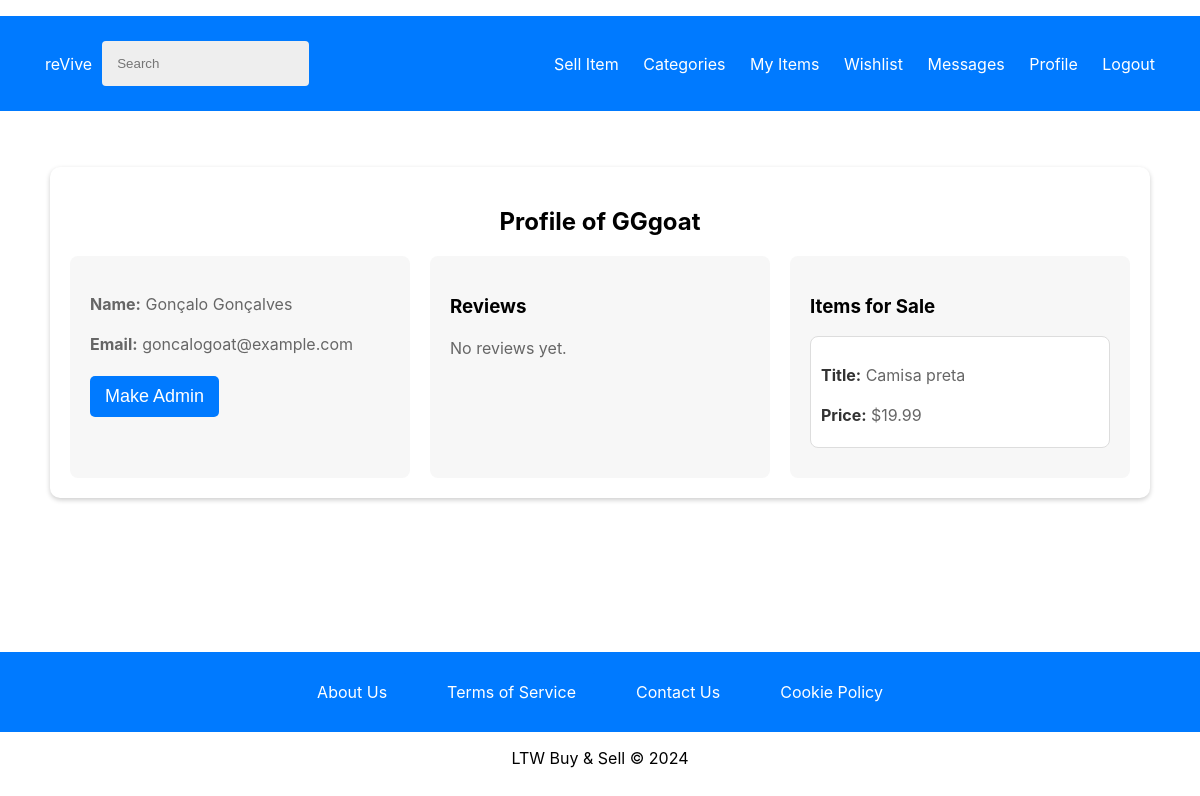
The app's page /pages/user_profile.php?user_id=1 (signed in) with its own data.
### tables this page shows
CREATE TABLE users (
    user_id INTEGER PRIMARY KEY AUTOINCREMENT,
    name TEXT NOT NULL,
    username TEXT NOT NULL UNIQUE,
    password TEXT NOT NULL,
    email TEXT NOT NULL UNIQUE,
    is_admin BOOLEAN NOT NULL DEFAULT 0
, street TEXT, door TEXT, city TEXT, state TEXT, postalCode TEXT);

CREATE TABLE items (
    item_id INTEGER PRIMARY KEY AUTOINCREMENT,
    user_id INTEGER NOT NULL,
    category_id INTEGER NOT NULL,
    title TEXT NOT NULL,
    description TEXT NOT NULL,
    city TEXT NOT NULL,
    price REAL NOT NULL,
    image_path TEXT, sold_date DATETIME,
    FOREIGN KEY (user_id) REFERENCES users(user_id),
    FOREIGN KEY (category_id) REFERENCES categories(category_id)
);

### database/users.class.php (called while the page is built, shortened)
<?php
class Users {
    public function __construct(int $id, string $name, string $username, string $email, bool $is_admin, ?string $street = null, ?string $door = null, ?string $city = null, ?string $state = null, ?string $postalCode = null) {
        $this->name = $name;
        $this->username = $username;
        $this->email = $email;
        $this->is_admin = $is_admin;
    }
    public static function getUser(PDO $db, int $id): ?Users {
        $stmt = $db->prepare('SELECT user_id, name, username, email, is_admin, street, door, city, state, postalCode FROM users WHERE user_id = ?');
        $stmt->execute([$id]);
        $user = $stmt->fetch(PDO::FETCH_ASSOC);
        if ($user) {
            return new Users(
                $user['user_id'],
                $user['name'],
                $user['username'],
                $user['email'],
                (bool) $user['is_admin'],
                $user['street'],
                $user['door'],
                $user['city'],
                $user['state'],
                $user['postalCode']
            );
        } else {
            return null;
        }
    }
}
?>

### database/reviews.class.php (called while the page is built, shortened)
<?php
class Reviews {
    public static function getReviewsByUser(PDO $db, int $userId): array {
        $stmt = $db->prepare("
            SELECT items.title, reviews.rating, reviews.comment, reviews.review_date
            FROM reviews
            JOIN items ON reviews.item_id = items.item_id
            WHERE items.user_id = ?
        ");
        $stmt->execute([$userId]);
        return $stmt->fetchAll(PDO::FETCH_ASSOC);
    }
}

### database/items.class.php (called while the page is built, shortened)
<?php
class Item {
    public function __construct(array $data = []) {
        $this->title = $data['title'] ?? '';
        $this->price = isset($data['price']) ? (float)$data['price'] : 0.0;
    }
    public static function getItemsByUser(PDO $db, int $user_id): array {
        $stmt = $db->prepare('SELECT * FROM items WHERE user_id = ?');
        $stmt->execute([$user_id]);
        $items = [];
        while ($row = $stmt->fetch(PDO::FETCH_ASSOC)) {
            $items[] = new Item($row);
        }
        return $items;
    }
}
?>

### pages/user_profile.php (the view, shortened to what this page needs)
<?php
require_once(__DIR__ . '/../utils/session.php');
require_once(__DIR__ . '/../database/connection.db.php');
require_once(__DIR__ . '/../database/users.class.php');
require_once(__DIR__ . '/../database/reviews.class.php');
require_once(__DIR__ . '/../database/items.class.php');
require_once(__DIR__ . '/../templates/common.php');
$db = getDatabaseConnection();
$user_id = intval($_GET['user_id']);
$user = Users::getUser($db, $user_id);
$reviews = Reviews::getReviewsByUser($db, $user_id);
$soldItems = Item::getItemsByUser($db, $user_id);
$loggedUser_id = $_SESSION['user_id'];
$loggedUser = Users::getUser($db, $loggedUser_id);
?>
<link rel="stylesheet" type="text/css" href="../styles/user_profile.css">
<div class="profile-container">
    <div class="profile-header">
        <h2>Profile of <?php echo htmlspecialchars($user->username); ?></h2>
    </div>
    <div class="profile-content">
        <div class="profile-details">
            <p><strong>Name:</strong> <?php echo htmlspecialchars($user->name); ?></p>
            <p><strong>Email:</strong> <?php echo htmlspecialchars($user->email); ?></p>
            <?php if ($loggedUser->is_admin && !$user->is_admin && $user_id != $loggedUser_id): ?>
                <form action="../actions/action_make_admin.php" method="POST">
                    <button type="submit">Make Admin</button>
                </form>
            <?php endif; ?>
        </div>
        <div class="user-reviews">
            <h3>Reviews</h3>
            <?php if (count($reviews) > 0): ?>
                <ul>
                    <?php foreach ($reviews as $review): ?>
                        <li>
                            <p><strong>Rating:</strong> <?php echo htmlspecialchars($review['rating']); ?>/5</p>
                            <p><strong>Comment:</strong> <?php echo htmlspecialchars($review['comment']); ?></p>
                            <p><strong>Date:</strong> <?php echo htmlspecialchars($review['review_date']); ?></p>
                        </li>
                    <?php endforeach; ?>
                </ul>
            <?php else: ?>
                <p>No reviews yet.</p>
            <?php endif; ?>
        </div>
        <div class="sold-items">
            <h3>Items for Sale</h3>
            <?php if (count($soldItems) > 0): ?>
                <ul>
                    <?php foreach ($soldItems as $item): ?>
                        <li>
                            <p><strong>Title:</strong> <?php echo htmlspecialchars($item->title); ?></p>
                            <p><strong>Price:</strong> $<?php echo htmlspecialchars(number_format($item->price, 2)); ?></p>
                        </li>
                    <?php endforeach; ?>
                </ul>
            <?php else: ?>
                <p>No items sold yet.</p>
            <?php endif; ?>
        </div>
    </div>
</div>

### styles/register.css (style rules this page uses)
body, html { height: 100%; margin: 0; font-family: -apple-system, BlinkMacSystemFont, "Segoe UI", Roboto, "Helvetica Neue", Arial, sans-serif; }

### styles/mainPage.css (style rules this page uses)
html, body { height: 100%; margin: 0; padding: 0; display: flex; flex-direction: column; font-family: -apple-system, BlinkMacSystemFont, "Segoe UI", Roboto, "Helvetica Neue", Arial, sans-serif; }
body { min-height: 100vh; display: flex; flex-direction: column; }

### styles/login.css (style rules this page uses)
body, html { height: 100%; margin: 0; font-family: -apple-system, BlinkMacSystemFont, "Segoe UI", Roboto, "Helvetica Neue", Arial, sans-serif; }

### styles/user_profile.css (style rules this page uses)
.profile-container { max-width: 1200px; margin: 40px auto; padding: 20px; background: #fff; box-shadow: 0 2px 5px rgba(0,0,0,0.2); border-radius: 10px; }
.profile-header { text-align: center; margin-bottom: 20px; }
.profile-content { display: flex; justify-content: space-between; gap: 20px; flex-wrap: wrap; }
.profile-details, .user-reviews, .sold-items { background: #f7f7f7; padding: 20px; border-radius: 8px; flex: 1; min-width: 300px; max-width: 45%; }
.profile-details p, .user-reviews p, .sold-items p { font-size: 16px; color: #666; line-height: 1.5; margin-bottom: 10px; }
.profile-details form { margin-top: 20px; }
button { display: inline-block; background-color: #007aff; color: white; padding: 10px 15px; border: none; cursor: pointer; font-size: 18px; border-radius: 5px; transition: background-color 0.3s; }
.user-reviews ul, .sold-items ul { list-style: none; padding: 0; margin: 0; }
.user-reviews li, .sold-items li { margin-bottom: 10px; padding: 10px; background-color: #fff; border: 1px solid #ddd; border-radius: 8px; }
.user-reviews strong, .sold-items strong { color: #333; }

### records on screen
users: username "GGgoat", name "Gonçalo Gonçalves", email "goncalogoat@example.com"
items: title "Camisa preta", price "19.99"
